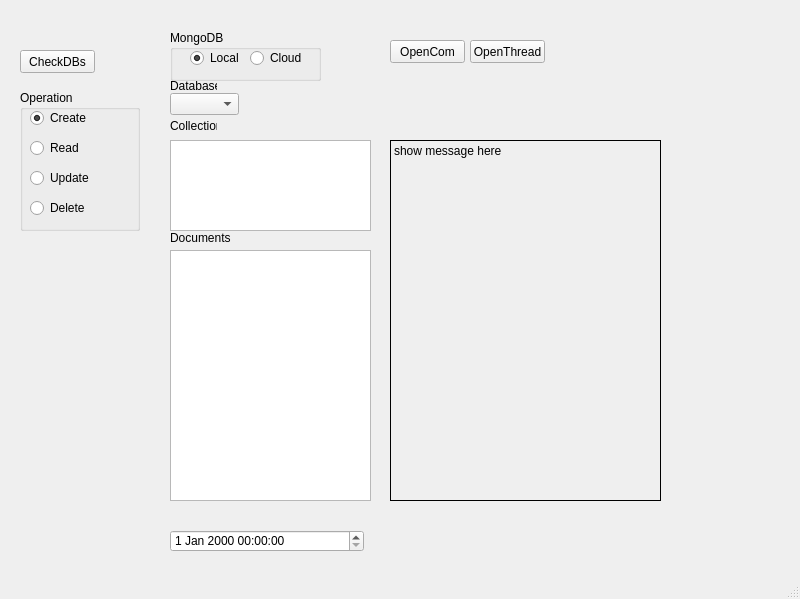
<?xml version="1.0" encoding="UTF-8"?>
<ui version="4.0">
 <class>MainWindow</class>
 <widget class="QMainWindow" name="MainWindow">
  <property name="geometry">
   <rect>
    <x>0</x>
    <y>0</y>
    <width>800</width>
    <height>599</height>
   </rect>
  </property>
  <property name="windowTitle">
   <string>MainWindow</string>
  </property>
  <widget class="QWidget" name="centralwidget">
   <widget class="QPushButton" name="PBTN">
    <property name="geometry">
     <rect>
      <x>20</x>
      <y>50</y>
      <width>75</width>
      <height>23</height>
     </rect>
    </property>
    <property name="text">
     <string>CheckDBs</string>
    </property>
   </widget>
   <widget class="QGroupBox" name="groupBox">
    <property name="geometry">
     <rect>
      <x>170</x>
      <y>30</y>
      <width>151</width>
      <height>51</height>
     </rect>
    </property>
    <property name="title">
     <string>MongoDB</string>
    </property>
    <widget class="QRadioButton" name="RBTN_local">
     <property name="geometry">
      <rect>
       <x>20</x>
       <y>20</y>
       <width>83</width>
       <height>16</height>
      </rect>
     </property>
     <property name="text">
      <string>Local</string>
     </property>
     <property name="checked">
      <bool>true</bool>
     </property>
    </widget>
    <widget class="QRadioButton" name="RBTN_cloud">
     <property name="geometry">
      <rect>
       <x>80</x>
       <y>20</y>
       <width>83</width>
       <height>16</height>
      </rect>
     </property>
     <property name="text">
      <string>Cloud</string>
     </property>
    </widget>
   </widget>
   <widget class="QLabel" name="label">
    <property name="geometry">
     <rect>
      <x>170</x>
      <y>230</y>
      <width>61</width>
      <height>16</height>
     </rect>
    </property>
    <property name="text">
     <string>Documents</string>
    </property>
   </widget>
   <widget class="QLabel" name="label_2">
    <property name="geometry">
     <rect>
      <x>170</x>
      <y>80</y>
      <width>47</width>
      <height>12</height>
     </rect>
    </property>
    <property name="text">
     <string>Database</string>
    </property>
   </widget>
   <widget class="QComboBox" name="CBOX_db">
    <property name="geometry">
     <rect>
      <x>170</x>
      <y>93</y>
      <width>69</width>
      <height>22</height>
     </rect>
    </property>
   </widget>
   <widget class="QPlainTextEdit" name="PTBOX_document">
    <property name="geometry">
     <rect>
      <x>170</x>
      <y>250</y>
      <width>201</width>
      <height>251</height>
     </rect>
    </property>
   </widget>
   <widget class="QGroupBox" name="groupBox_2">
    <property name="geometry">
     <rect>
      <x>20</x>
      <y>90</y>
      <width>120</width>
      <height>141</height>
     </rect>
    </property>
    <property name="title">
     <string>Operation</string>
    </property>
    <widget class="QRadioButton" name="RBTN_create">
     <property name="geometry">
      <rect>
       <x>10</x>
       <y>20</y>
       <width>83</width>
       <height>16</height>
      </rect>
     </property>
     <property name="text">
      <string>Create</string>
     </property>
     <property name="checked">
      <bool>true</bool>
     </property>
    </widget>
    <widget class="QRadioButton" name="RBTN_read">
     <property name="geometry">
      <rect>
       <x>10</x>
       <y>50</y>
       <width>83</width>
       <height>16</height>
      </rect>
     </property>
     <property name="text">
      <string>Read</string>
     </property>
    </widget>
    <widget class="QRadioButton" name="RBTN_update">
     <property name="geometry">
      <rect>
       <x>10</x>
       <y>80</y>
       <width>83</width>
       <height>16</height>
      </rect>
     </property>
     <property name="text">
      <string>Update</string>
     </property>
    </widget>
    <widget class="QRadioButton" name="RBTN_delete">
     <property name="geometry">
      <rect>
       <x>10</x>
       <y>110</y>
       <width>83</width>
       <height>16</height>
      </rect>
     </property>
     <property name="text">
      <string>Delete</string>
     </property>
    </widget>
   </widget>
   <widget class="QLabel" name="label_3">
    <property name="geometry">
     <rect>
      <x>170</x>
      <y>120</y>
      <width>47</width>
      <height>12</height>
     </rect>
    </property>
    <property name="text">
     <string>Collections</string>
    </property>
   </widget>
   <widget class="QListWidget" name="LSTW_collection">
    <property name="geometry">
     <rect>
      <x>170</x>
      <y>140</y>
      <width>201</width>
      <height>91</height>
     </rect>
    </property>
   </widget>
   <widget class="QDateTimeEdit" name="dateTimeEdit">
    <property name="geometry">
     <rect>
      <x>170</x>
      <y>530</y>
      <width>194</width>
      <height>22</height>
     </rect>
    </property>
   </widget>
   <widget class="QLabel" name="LAB_dmsg">
    <property name="geometry">
     <rect>
      <x>390</x>
      <y>140</y>
      <width>271</width>
      <height>361</height>
     </rect>
    </property>
    <property name="frameShape">
     <enum>QFrame::Box</enum>
    </property>
    <property name="text">
     <string>show message here</string>
    </property>
    <property name="alignment">
     <set>Qt::AlignLeading|Qt::AlignLeft|Qt::AlignTop</set>
    </property>
    <property name="wordWrap">
     <bool>true</bool>
    </property>
    <property name="buddy">
     <cstring></cstring>
    </property>
   </widget>
   <widget class="QPushButton" name="PBTNT">
    <property name="geometry">
     <rect>
      <x>390</x>
      <y>40</y>
      <width>75</width>
      <height>23</height>
     </rect>
    </property>
    <property name="autoFillBackground">
     <bool>true</bool>
    </property>
    <property name="text">
     <string>OpenCom</string>
    </property>
    <property name="checkable">
     <bool>true</bool>
    </property>
    <property name="autoDefault">
     <bool>false</bool>
    </property>
    <property name="default">
     <bool>false</bool>
    </property>
    <property name="flat">
     <bool>false</bool>
    </property>
   </widget>
   <widget class="QPushButton" name="PBTNT_2">
    <property name="geometry">
     <rect>
      <x>470</x>
      <y>40</y>
      <width>75</width>
      <height>23</height>
     </rect>
    </property>
    <property name="autoFillBackground">
     <bool>true</bool>
    </property>
    <property name="text">
     <string>OpenThread</string>
    </property>
    <property name="checkable">
     <bool>true</bool>
    </property>
    <property name="autoDefault">
     <bool>false</bool>
    </property>
    <property name="default">
     <bool>false</bool>
    </property>
    <property name="flat">
     <bool>false</bool>
    </property>
   </widget>
  </widget>
  <widget class="QMenuBar" name="menubar">
   <property name="geometry">
    <rect>
     <x>0</x>
     <y>0</y>
     <width>800</width>
     <height>21</height>
    </rect>
   </property>
  </widget>
  <widget class="QStatusBar" name="statusbar"/>
 </widget>
 <resources/>
 <connections/>
</ui>
